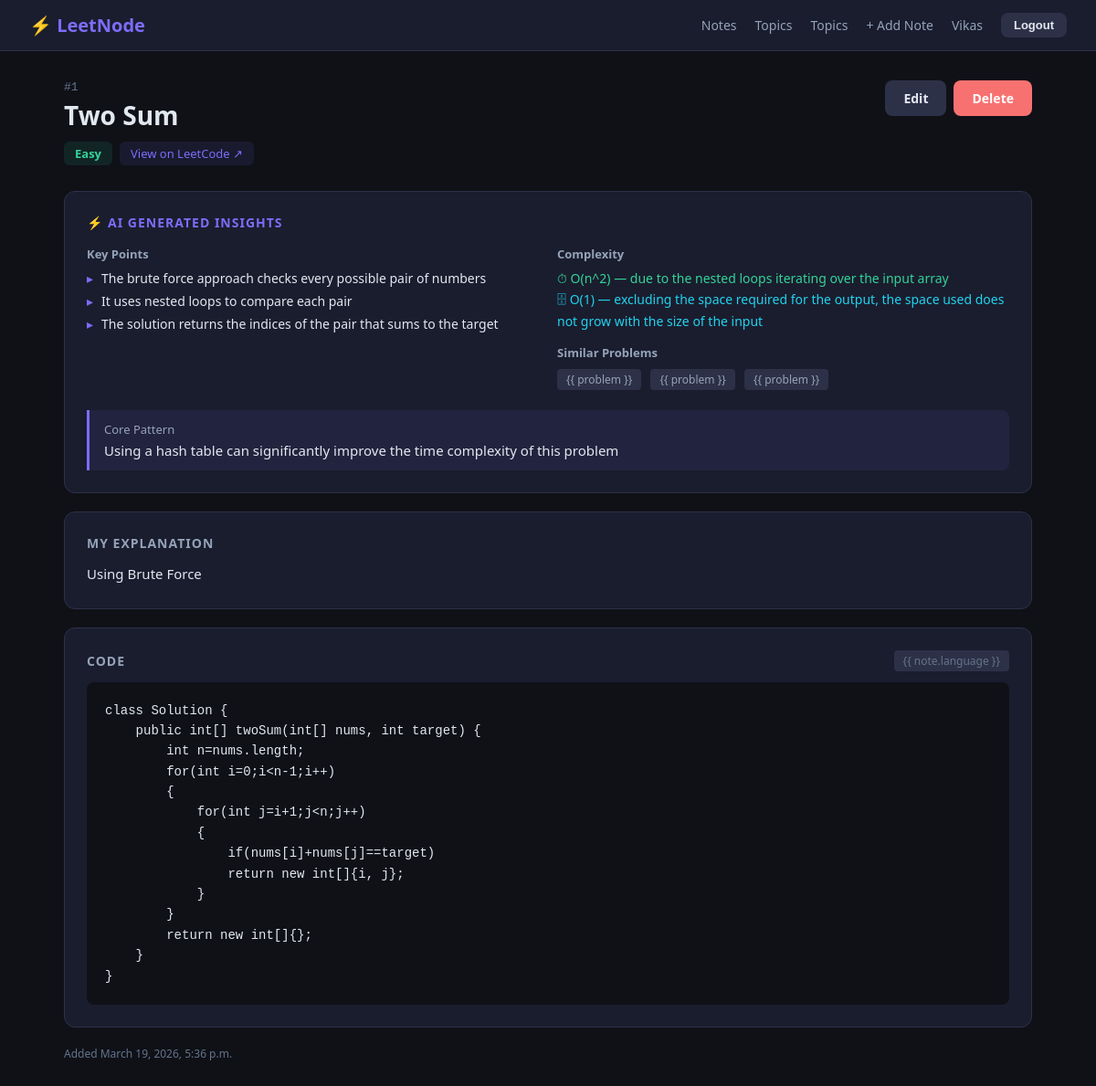
Page /notes/2/ (signed in) on the committed database.
### notes/models.py (models this page shows, shortened)
class Note(models.Model):
    DIFFICULTY_CHOICES = [
        ('easy',   'Easy'),
        ('medium', 'Medium'),
        ('hard',   'Hard'),
    ]
    LANGUAGE_CHOICES = [
        ('python',     'Python'),
        ('java',       'Java'),
        ('cpp',        'C++'),
        ('javascript', 'JavaScript'),
        ('c',          'C'),
    ]
    user           = models.ForeignKey(User, on_delete=models.CASCADE, related_name='notes')
    problem_number = models.IntegerField(null=True, blank=True)
    title          = models.CharField(max_length=200)
    problem_link   = models.URLField(blank=True)
    code           = models.TextField()
    language       = models.CharField(max_length=20, choices=LANGUAGE_CHOICES, default='python')
    explanation    = models.TextField(help_text="Describe your approach in your own words")
    difficulty     = models.CharField(max_length=10, choices=DIFFICULTY_CHOICES, default='easy')
    tags           = models.ManyToManyField(Tag, blank=True)
    key_points       = models.JSONField(default=list, blank=True)
    time_complexity  = models.CharField(max_length=50, blank=True)
    space_complexity = models.CharField(max_length=50, blank=True)
    core_pattern     = models.TextField(blank=True)
    similar_problems = models.JSONField(default=list, blank=True)
    ai_generated     = models.BooleanField(default=False)
    created    = models.DateTimeField(auto_now_add=True)
    updated    = models.DateTimeField(auto_now=True)
    is_public  = models.BooleanField(default=False)
    class Meta:
        ordering = ['-created']   # newest first by default

### notes/views.py (the view)
# urls.py: path('<int:pk>/',     views.note_detail, name='detail'),
@login_required
def note_detail(request, pk):
    note = get_object_or_404(Note, pk=pk, user=request.user)
    return render(request, 'notes/notes_detail.html', {'note': note})

### templates/notes/notes_detail.html (shortened to what this page needs)
{% extends 'base.html' %}
{% block content %}
<div style="display:flex; justify-content:space-between; align-items:flex-start; margin-bottom:28px;">
    <div>
        {% if note.problem_number %}
        <p style="font-family:monospace; font-size:13px; color:#64748b; margin-bottom:4px;">#{{ note.problem_number }}
        </p>
        {% endif %}
        <h1 style="font-size:28px; font-weight:700; margin-bottom:10px;">{{ note.title }}</h1>
        <div style="display:flex; gap:8px; flex-wrap:wrap; align-items:center;">
            {% if note.difficulty == 'easy' %}
            <span
                style="background:rgba(52,211,153,0.1); color:#34d399; padding:4px 12px; border-radius:6px; font-size:13px; font-weight:600;">Easy</span>
            {% elif note.difficulty == 'medium' %}
            <span
                style="background:rgba(251,191,36,0.1); color:#fbbf24; padding:4px 12px; border-radius:6px; font-size:13px; font-weight:600;">Medium</span>
            {% else %}
            <span
                style="background:rgba(248,113,113,0.1); color:#f87171; padding:4px 12px; border-radius:6px; font-size:13px; font-weight:600;">Hard</span>
            {% endif %}
            {% if note.problem_link %}
            <a href="{{ note.problem_link }}" target="_blank"
                style="background:rgba(124,109,250,0.1); color:#7c6dfa; padding:4px 12px; border-radius:6px; font-size:13px; text-decoration:none;">View
                on LeetCode ↗</a>
            {% endif %}
        </div>
    </div>
    <div style="display:flex; gap:8px;">
        <a href="{% url 'notes:update' note.pk %}" class="btn btn-secondary">Edit</a>
        <a href="{% url 'notes:delete' note.pk %}" class="btn btn-danger">Delete</a>
    </div>
</div>
{% if note.ai_generated %}
<div style="background:#1a1d2e; border:1px solid #2d3148; border-radius:12px; padding:24px; margin-bottom:20px;">
    <h2
        style="font-size:14px; font-weight:600; color:#7c6dfa; text-transform:uppercase; letter-spacing:1px; margin-bottom:16px;">
        ⚡ AI Generated Insights</h2>
    <div style="display:grid; grid-template-columns:1fr 1fr; gap:20px;">
        <div>
            <h3 style="font-size:13px; color:#94a3b8; margin-bottom:8px;">Key Points</h3>
            <ul style="list-style:none; display:flex; flex-direction:column; gap:6px;">
                {% for point in note.key_points %}
                <li style="font-size:14px; color:#e2e8f0; padding-left:16px; position:relative;">
                    <span style="position:absolute; left:0; color:#7c6dfa;">▸</span>
                    {{ point }}
                </li>
                {% endfor %}
            </ul>
        </div>
        <div style="display:flex; flex-direction:column; gap:16px;">
            <div>
                <h3 style="font-size:13px; color:#94a3b8; margin-bottom:8px;">Complexity</h3>
                <p style="font-size:14px; color:#34d399;">⏱ {{ note.time_complexity }}</p>
                <p style="font-size:14px; color:#22d3ee; margin-top:4px;">🗄 {{ note.space_complexity }}</p>
            </div>
            {% if note.similar_problems %}
            <div>
                <h3 style="font-size:13px; color:#94a3b8; margin-bottom:8px;">Similar Problems</h3>
                {% for problem in note.similar_problems %}
                <span
                    style="background:#2d3148; color:#94a3b8; font-size:12px; padding:3px 10px; border-radius:4px; margin-right:6px; display:inline-block; margin-bottom:6px;">{{
                    problem }}</span>
                {% endfor %}
            </div>
            {% endif %}
        </div>
    </div>
    {% if note.core_pattern %}
    <div
        style="margin-top:16px; padding:12px 16px; background:rgba(124,109,250,0.08); border-left:3px solid #7c6dfa; border-radius:0 8px 8px 0;">
        <p style="font-size:13px; color:#94a3b8; margin-bottom:4px;">Core Pattern</p>
        <p style="font-size:15px; color:#e2e8f0; font-weight:500;">{{ note.core_pattern }}</p>
    </div>
    {% endif %}
</div>
{% endif %}
<div style="background:#1a1d2e; border:1px solid #2d3148; border-radius:12px; padding:24px; margin-bottom:20px;">
    <h2
        style="font-size:14px; font-weight:600; color:#94a3b8; text-transform:uppercase; letter-spacing:1px; margin-bottom:12px;">
        My Explanation</h2>
    <p style="font-size:15px; color:#e2e8f0; line-height:1.7; white-space:pre-wrap;">{{ note.explanation }}</p>
</div>
<div style="background:#1a1d2e; border:1px solid #2d3148; border-radius:12px; padding:24px; margin-bottom:20px;">
    <div style="display:flex; justify-content:space-between; align-items:center; margin-bottom:12px;">
        <h2 style="font-size:14px; font-weight:600; color:#94a3b8; text-transform:uppercase; letter-spacing:1px;">Code
        </h2>
        <span style="font-size:12px; color:#64748b; background:#2d3148; padding:3px 10px; border-radius:4px;">{{
            note.language }}</span>
    </div>
    <pre
        style="background:#0f1117; border-radius:8px; padding:20px; overflow-x:auto; font-family:monospace; font-size:14px; color:#e2e8f0; line-height:1.6;">{{ note.code }}</pre>
</div>
<p style="font-size:12px; color:#64748b;">Added {{ note.created }}</p>
{% endblock %}

### templates/base.html (shortened to what this page needs)
<!DOCTYPE html>
<html lang="en">
<head>
</head>
<body>
    <nav>
        <a href="/notes/" class="logo">⚡ LeetNode</a>
        <div class="nav-links">
            {% if user.is_authenticated %}
            <a href="/notes/">Notes</a>
            <a href="/topics/">Topics</a>
            <a href="{% url 'topics:list' %}">Topics</a>
            <a href="/notes/create/">+ Add Note</a>
            <a href="{% url 'accounts:profile' %}">{{ user.username }}</a>
            <form method="POST" action="{% url 'accounts:logout' %}" style="display:inline">
                <button type="submit" class="btn btn-secondary" style="padding:6px 14px;font-size:13px;">Logout</button>
            </form>
            {% else %}
            <a href="{% url 'accounts:login' %}">Login</a>
            <a href="{% url 'accounts:register' %}" class="btn btn-primary" style="padding:6px 14px;">Register</a>
            {% endif %}
        </div>
    </nav>
    <div class="container">
        {% block content %}{% endblock %}
    </div>
</body>
</html>

### templates/base.html (style rules this page uses)
* { box-sizing: border-box; margin: 0; padding: 0; }
body { font-family: 'Segoe UI', sans-serif; background: #0f1117; color: #e2e8f0; min-height: 100vh; }
nav { background: #1a1d2e; border-bottom: 1px solid #2d3148; padding: 14px 32px; display: flex; align-items: center; justify-content: space-between; }
nav .logo { font-size: 20px; font-weight: 700; color: #7c6dfa; text-decoration: none; }
nav .nav-links { display: flex; gap: 20px; align-items: center; }
nav a { color: #94a3b8; text-decoration: none; font-size: 14px; transition: color 0.2s; }
.container { max-width: 1100px; margin: 0 auto; padding: 32px 20px; }
.btn { display: inline-block; padding: 10px 20px; border-radius: 8px; font-size: 14px; font-weight: 600; cursor: pointer; text-decoration: none; border: none; transition: opacity 0.2s; }
.btn-danger { background: #f87171; color: #fff; }
.btn-secondary { background: #2d3148; color: #e2e8f0; }

### rows in the picture
Note: problem_number "1", title "Two Sum", ai_generated True (drawn), time_complexity "O(n^2) — due to the nested loops iterating over the input array", space_complexity "O(1) — excluding the space required for the output, the space used does not grow with the size of the input", core_pattern "Using a hash table can significantly improve the time complexity of this problem", explanation "Using Brute Force", code "class Solution { public int[] twoSum(int[] nums, int target) { int n=nums.length; for(int i=0;i<n-1;i++) { for(int j=i+1;j<n;j++) { if(nums[i]+nums[j]==target) return new int[]{i, j}; } } return new int[]{}; } }", created "March 19, 2026, 5:36 p.m."

### other values in the picture
{{ user.username }} "Vikas"
{{ point }} "The brute force approach checks every possible pair of numbers" "It uses nested loops to compare each pair" "The solution returns the indices of the pair that sums to the target"
